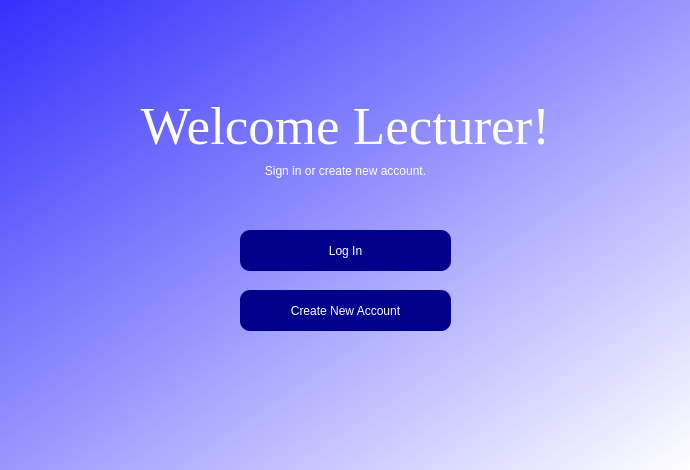
<?xml version="1.0" encoding="UTF-8"?>
<ui version="4.0">
 <class>main</class>
 <widget class="QMainWindow" name="main">
  <property name="geometry">
   <rect>
    <x>0</x>
    <y>0</y>
    <width>690</width>
    <height>470</height>
   </rect>
  </property>
  <property name="minimumSize">
   <size>
    <width>690</width>
    <height>470</height>
   </size>
  </property>
  <property name="maximumSize">
   <size>
    <width>690</width>
    <height>480</height>
   </size>
  </property>
  <property name="windowTitle">
   <string>Face Analisis System</string>
  </property>
  <property name="windowIcon">
   <iconset>
    <normaloff>../icons/logo.png</normaloff>../icons/logo.png</iconset>
  </property>
  <property name="styleSheet">
   <string notr="true"/>
  </property>
  <widget class="QWidget" name="bgWelcome">
   <property name="styleSheet">
    <string notr="true">QWidget#bgWelcome{
	background-color: qlineargradient(spread:pad, x1:0, y1:0, x2:1, y2:1, stop:0 rgba(5, 0, 255, 0.8), stop:1 rgba(255, 255, 255, 255));

}</string>
   </property>
   <widget class="QLabel" name="lblWelcome">
    <property name="geometry">
     <rect>
      <x>10</x>
      <y>90</y>
      <width>671</width>
      <height>71</height>
     </rect>
    </property>
    <property name="font">
     <font>
      <family>Times New Roman</family>
      <pointsize>40</pointsize>
      <weight>9</weight>
      <italic>false</italic>
      <bold>false</bold>
     </font>
    </property>
    <property name="styleSheet">
     <string notr="true">QWidget#lblWelcome{
	font: 9pt &quot;Georgia&quot;;
	font: 75 40pt &quot;Times New Roman&quot;;
	color: rgb(255, 255, 255);
}</string>
    </property>
    <property name="text">
     <string>Welcome Lecturer!</string>
    </property>
    <property name="alignment">
     <set>Qt::AlignCenter</set>
    </property>
   </widget>
   <widget class="QLabel" name="lblWelcome_2">
    <property name="geometry">
     <rect>
      <x>0</x>
      <y>160</y>
      <width>691</width>
      <height>21</height>
     </rect>
    </property>
    <property name="styleSheet">
     <string notr="true">color: rgb(255, 255, 255);
font: 75 12pt &quot;Times New Roman&quot;;</string>
    </property>
    <property name="text">
     <string>Sign in or create new account.</string>
    </property>
    <property name="alignment">
     <set>Qt::AlignCenter</set>
    </property>
   </widget>
   <widget class="QPushButton" name="btnLogin">
    <property name="geometry">
     <rect>
      <x>240</x>
      <y>230</y>
      <width>211</width>
      <height>41</height>
     </rect>
    </property>
    <property name="styleSheet">
     <string notr="true">QWidget#btnLogin {
  background-color:rgb(0, 0, 139);
  color: white;
  border: 2px solid #55555;
  border-radius:10px;
  font: 75 12pt &quot;Times new Roman&quot;;
}

QWidget#btnLogin:hover {
  background-color: rgb(148, 0, 211);
  color: white;
}</string>
    </property>
    <property name="text">
     <string>Log In</string>
    </property>
   </widget>
   <widget class="QPushButton" name="btnAccount">
    <property name="geometry">
     <rect>
      <x>240</x>
      <y>290</y>
      <width>211</width>
      <height>41</height>
     </rect>
    </property>
    <property name="styleSheet">
     <string notr="true">QWidget#btnAccount {
  background-color:rgb(0, 0, 139);
  color: white;
  border: 2px solid #55555;
  border-radius:10px;
  font: 75 12pt &quot;Times New Roman&quot;;
}

QWidget#btnAccount:hover {
  background-color:rgb(148, 0, 211);
  color: white;
}</string>
    </property>
    <property name="text">
     <string>Create New Account</string>
    </property>
   </widget>
  </widget>
  <widget class="QMenuBar" name="menubar">
   <property name="geometry">
    <rect>
     <x>0</x>
     <y>0</y>
     <width>690</width>
     <height>26</height>
    </rect>
   </property>
  </widget>
 </widget>
 <resources>
  <include location="../res.qrc"/>
 </resources>
 <connections/>
</ui>
